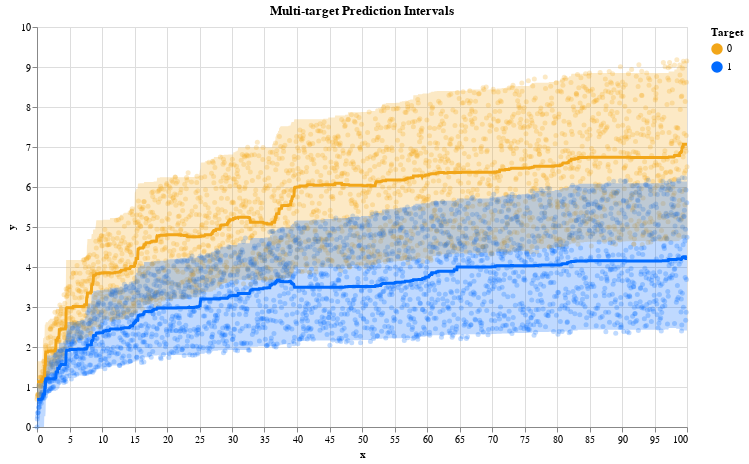

The notebook cell this image was saved under:
### Markdown cell above
**Multi target prediction using self generated data**

### Code cell
n_samples = 2500
bounds = [0, 100]

# Define functions that generate targets; each function maps to one target.
funcs = [
    {
        "signal": lambda x: np.log1p(x + 1),
        "noise": lambda x: np.log1p(x) * np.random.uniform(size=len(x)),
    },
    {
        "signal": lambda x: np.log1p(np.sqrt(x)),
        "noise": lambda x: np.log1p(x / 2) * np.random.uniform(size=len(x)),
    },
]

legend = {
    "0": "#f2a619",
    "1": "#006aff",
}


def make_func_Xy(funcs, bounds, n_samples):
    x = np.linspace(*bounds, n_samples)
    y = np.empty((len(x), len(funcs)))
    for i, func in enumerate(funcs):
        y[:, i] = func["signal"](x) + func["noise"](x)
    return np.atleast_2d(x).T, y


# Create the dataset with multiple target variables.
X, y = make_func_Xy(funcs, bounds, n_samples)

X_train, X_test, y_train, y_test = train_test_split(X, y, test_size=0.2, random_state=0)

qrf = RandomForestQuantileRegressor(max_samples_leaf=None, max_depth=4, random_state=0)
qrf.fit(X_train, y_train)  # fit on all of the targets simultaneously

# Get multiple-output predictions at 95% prediction intervals and median.
y_pred = qrf.predict(X, quantiles=[0.025, 0.5, 0.975])

df = pd.DataFrame(
    {
        "x": np.tile(X.squeeze(), len(funcs)),
        "y": y.reshape(-1, order="F"),
        "y_true": np.concatenate([f["signal"](X.squeeze()) for f in funcs]),
        "y_pred": np.concatenate([y_pred[:, i, 1] for i in range(len(funcs))]),
        "y_pred_low": np.concatenate([y_pred[:, i, 0] for i in range(len(funcs))]),
        "y_pred_upp": np.concatenate([y_pred[:, i, 2] for i in range(len(funcs))]),
        "target": np.concatenate([[f"{i}"] * len(X) for i in range(len(funcs))]),
    }
)


def plot_multioutputs(df, legend):
    click = alt.selection_multi(fields=["target"])

    color = alt.condition(
        click,
        alt.Color(
            "target:N",
            legend=alt.Legend(symbolOpacity=1),
            scale=alt.Scale(range=list(legend.values())),
            sort=list(legend.keys()),
            title="Target",
        ),
        alt.value("lightgray"),
    )

    tooltip = [
        alt.Tooltip("target:N", title="Target"),
        alt.Tooltip("x:Q", format=",.3f", title="X"),
        alt.Tooltip("y:Q", format=",.3f", title="Y"),
        alt.Tooltip("y_true:Q", format=",.3f", title="Y"),
        alt.Tooltip("y_pred:Q", format=",.3f", title="Predicted Y"),
        alt.Tooltip("y_pred_low:Q", format=",.3f", title="Predicted Lower Y"),
        alt.Tooltip("y_pred_upp:Q", format=",.3f", title="Predicted Upper Y"),
    ]

    points = (
        alt.Chart(df)
        .mark_circle(color="black", opacity=0.25, size=25)
        .encode(
            x=alt.X("x:Q", scale=alt.Scale(nice=False)),
            y=alt.Y("y:Q"),
            color=color,
            tooltip=tooltip,
        )
    )

    line = (
        alt.Chart(df)
        .mark_line(color="black", size=3)
        .encode(
            x=alt.X("x:Q", scale=alt.Scale(nice=False), title="x"),
            y=alt.Y("y_pred:Q", title="y"),
            color=color,
            tooltip=tooltip,
        )
    )

    area = (
        alt.Chart(df)
        .mark_area(opacity=0.25)
        .encode(
            x=alt.X("x:Q", scale=alt.Scale(nice=False), title="x"),
            y=alt.Y("y_pred_low:Q", title="y"),
            y2=alt.Y2("y_pred_upp:Q", title=None),
            color=color,
            tooltip=tooltip,
        )
    )

    chart = (
        (points + area + line)
        .add_selection(click)
        .configure_range(category=alt.RangeScheme(list(legend.values())))
        .properties(height=400, width=650, title="Multi-target Prediction Intervals")
    )
    display(chart)
    return chart


chart = plot_multioutputs(df, legend)

### Figure 1 — Vega-Lite specification as saved in the notebook (floating-point values rounded to 4 significant figures; data arrays with more than 128 entries replaced by an {"elided": "..."} marker saying what was removed)
{"config": {"view": {"continuousWidth": 400, "continuousHeight": 300}, "range": {"category": ["#f2a619", "#006aff"]}}, "layer": [{"mark": {"type": "circle", "color": "black", "opacity": 0.25, "size": 25}, "encoding": {"color": {"condition": {"field": "target", "legend": {"symbolOpacity": 1}, "scale": {"range": ["#f2a619", "#006aff"]}, "sort": ["0", "1"], "title": "Target", "type": "nominal", "selection": "selector005"}, "value": "lightgray"}, "tooltip": [{"field": "target", "title": "Target", "type": "nominal"}, {"field": "x", "format": ",.3f", "title": "X", "type": "quantitative"}, {"field": "y", "format": ",.3f", "title": "Y", "type": "quantitative"}, {"field": "y_true", "format": ",.3f", "title": "Y", "type": "quantitative"}, {"field": "y_pred", "format": ",.3f", "title": "Predicted Y", "type": "quantitative"}, {"field": "y_pred_low", "format": ",.3f", "title": "Predicted Lower Y", "type": "quantitative"}, {"field": "y_pred_upp", "format": ",.3f", "title": "Predicted Upper Y", "type": "quantitative"}], "x": {"field": "x", "scale": {"nice": false}, "type": "quantitative"}, "y": {"field": "y", "type": "quantitative"}}, "selection": {"selector005": {"type": "multi", "fields": ["target"]}}}, {"mark": {"type": "area", "opacity": 0.25}, "encoding": {"color": {"condition": {"field": "target", "legend": {"symbolOpacity": 1}, "scale": {"range": ["#f2a619", "#006aff"]}, "sort": ["0", "1"], "title": "Target", "type": "nominal", "selection": "selector005"}, "value": "lightgray"}, "tooltip": [{"field": "target", "title": "Target", "type": "nominal"}, {"field": "x", "format": ",.3f", "title": "X", "type": "quantitative"}, {"field": "y", "format": ",.3f", "title": "Y", "type": "quantitative"}, {"field": "y_true", "format": ",.3f", "title": "Y", "type": "quantitative"}, {"field": "y_pred", "format": ",.3f", "title": "Predicted Y", "type": "quantitative"}, {"field": "y_pred_low", "format": ",.3f", "title": "Predicted Lower Y", "type": "quantitative"}, {"field": "y_pred_upp", "format": ",.3f", "title": "Predicted Upper Y", "type": "quantitative"}], "x": {"field": "x", "scale": {"nice": false}, "title": "x", "type": "quantitative"}, "y": {"field": "y_pred_low", "title": "y", "type": "quantitative"}, "y2": {"field": "y_pred_upp", "title": null}}}, {"mark": {"type": "line", "color": "black", "size": 3}, "encoding": {"color": {"condition": {"field": "target", "legend": {"symbolOpacity": 1}, "scale": {"range": ["#f2a619", "#006aff"]}, "sort": ["0", "1"], "title": "Target", "type": "nominal", "selection": "selector005"}, "value": "lightgray"}, "tooltip": [{"field": "target", "title": "Target", "type": "nominal"}, {"field": "x", "format": ",.3f", "title": "X", "type": "quantitative"}, {"field": "y", "format": ",.3f", "title": "Y", "type": "quantitative"}, {"field": "y_true", "format": ",.3f", "title": "Y", "type": "quantitative"}, {"field": "y_pred", "format": ",.3f", "title": "Predicted Y", "type": "quantitative"}, {"field": "y_pred_low", "format": ",.3f", "title": "Predicted Lower Y", "type": "quantitative"}, {"field": "y_pred_upp", "format": ",.3f", "title": "Predicted Upper Y", "type": "quantitative"}], "x": {"field": "x", "scale": {"nice": false}, "title": "x", "type": "quantitative"}, "y": {"field": "y_pred", "title": "y", "type": "quantitative"}}}], "data": {"name": "data-938e008ea96da1ee0792ca42482a661c"}, "height": 400, "title": "Multi-target Prediction Intervals", "width": 650, "$schema": "https://vega.github.io/schema/vega-lite/v4.17.0.json", "datasets": {"data-938e008ea96da1ee0792ca42482a661c": {"elided": "5000 records"}}}
